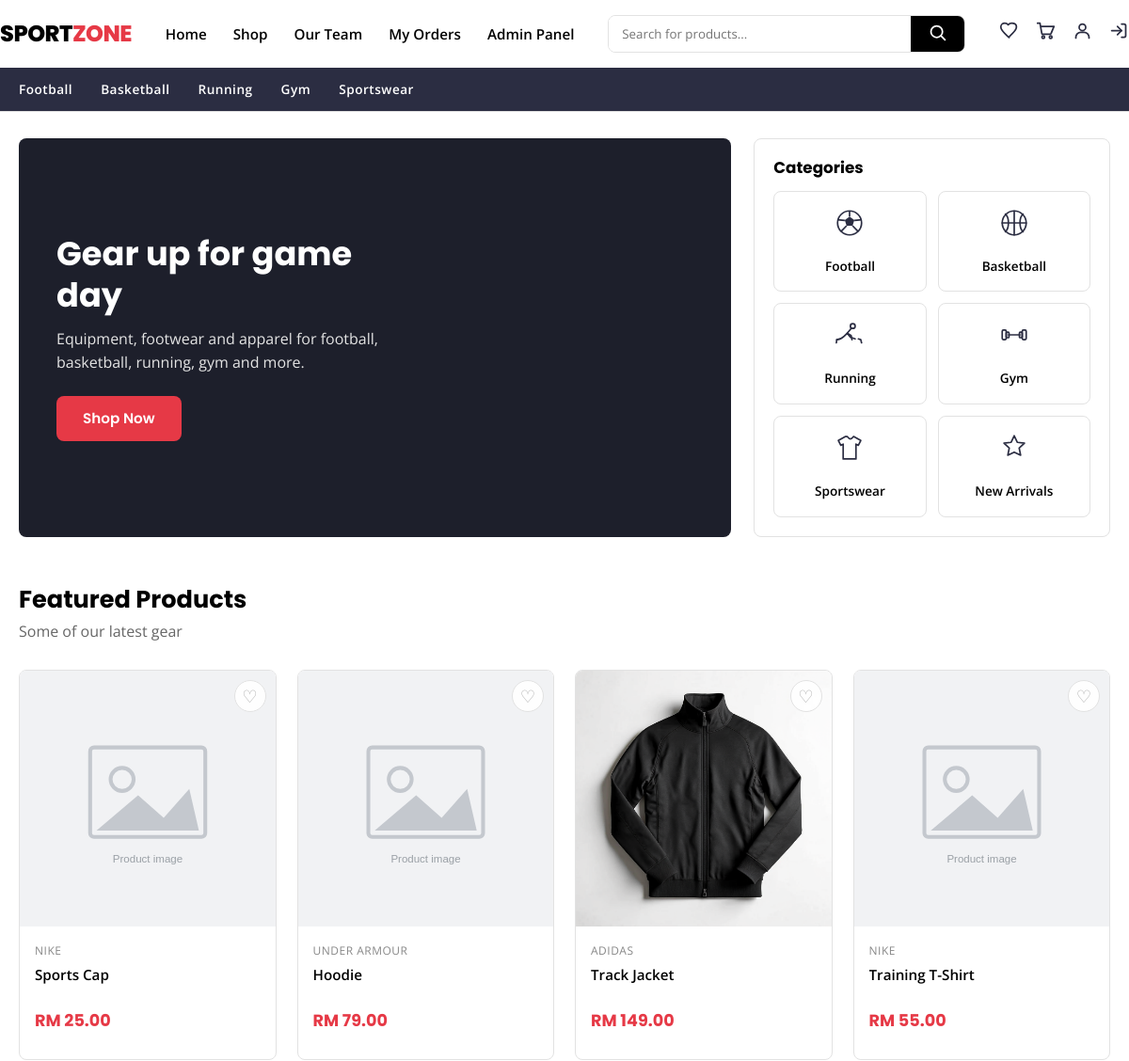
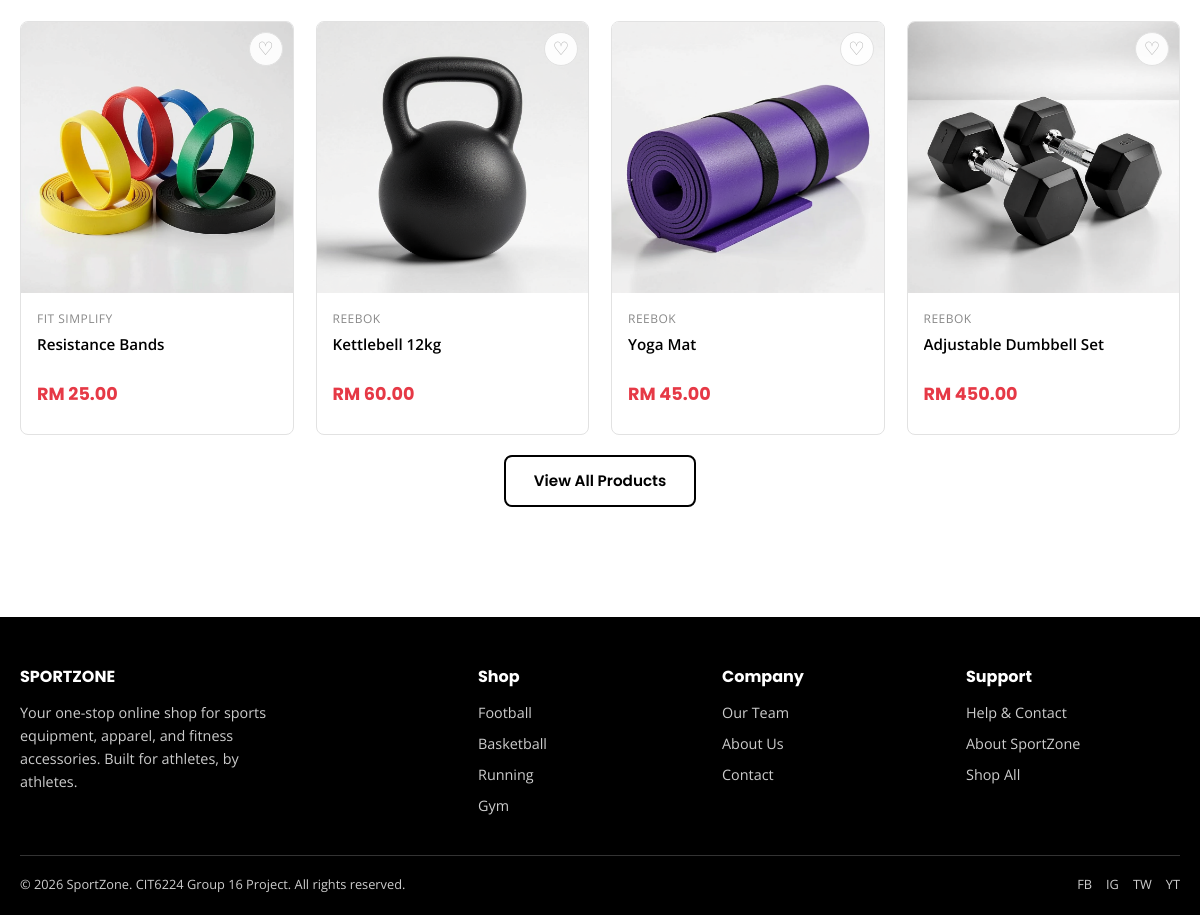
The page / (signed in) on the database its author committed (2 pictures, top to bottom).
### tables this page shows
CREATE TABLE categories (
    category_id  INT AUTO_INCREMENT PRIMARY KEY,
    name         VARCHAR(50) NOT NULL,
    slug         VARCHAR(50) NOT NULL UNIQUE,
    icon         VARCHAR(10) DEFAULT NULL
);

CREATE TABLE products (
    product_id   INT AUTO_INCREMENT PRIMARY KEY,
    category_id  INT NOT NULL,
    name         VARCHAR(150) NOT NULL,
    description  TEXT,
    brand        VARCHAR(50)  DEFAULT NULL,
    price        DECIMAL(10,2) NOT NULL,
    stock        INT NOT NULL DEFAULT 0,
    sizes        VARCHAR(100) DEFAULT NULL,
    image        VARCHAR(255) DEFAULT NULL,
    created_at   TIMESTAMP DEFAULT CURRENT_TIMESTAMP,
    FOREIGN KEY (category_id) REFERENCES categories(category_id) ON DELETE CASCADE
);

### index.php (the view, shortened to what this page needs)
<?php
require_once 'includes/db_connect.php';
require_once 'includes/functions.php';
include 'includes/head.php';
include 'includes/header.php';
$featured = $conn->query("SELECT * FROM products ORDER BY created_at DESC, product_id DESC LIMIT 8");
$categories = $conn->query("SELECT * FROM categories");
$wishIds = get_wishlist_ids($conn);
?>
<section class="container home-top">
    <div class="hero-banner">
        <div class="hero-text">
            <h1>Gear up for game day</h1>
            <p>Equipment, footwear and apparel for football, basketball, running, gym and more.</p>
            <a href="products.php" class="btn btn-primary">Shop Now</a>
        </div>
    </div>
    <div class="home-cats">
        <h3>Categories</h3>
        <div class="home-cats-grid">
            <?php while ($cat = $categories->fetch_assoc()): ?>
                <a href="products.php?category=<?= sanitize($cat['slug']) ?>" class="cat-card">
                    <span class="cat-icon"><?= icon('cat-' . $cat['slug'] . '.svg', $cat['icon'], $cat['name']) ?></span>
                    <span><?= sanitize($cat['name']) ?></span>
                </a>
            <?php endwhile; ?>
            <a href="products.php?sort=newest" class="cat-card">
                <span class="cat-icon"><?= icon('cat-new.svg', '✨', 'New Arrivals') ?></span>
                <span>New Arrivals</span>
            </a>
        </div>
    </div>
</section>
<section class="section">
    <div class="container">
        <h2 class="section-title">Featured Products</h2>
        <p class="section-subtitle">Some of our latest gear</p>
        <div class="product-grid">
            <?php while ($p = $featured->fetch_assoc()): ?>
                <div class="product-card">
                    <?php if (is_logged_in()): $fav = in_array($p['product_id'], $wishIds); ?>
                        <button class="wish-btn js-wish <?= $fav ? 'active' : '' ?>" data-id="<?= $p['product_id'] ?>" title="Wishlist"><?= $fav ? '♥' : '♡' ?></button>
                    <?php endif; ?>
                    <a href="product-details.php?id=<?= $p['product_id'] ?>">
                        <div class="img-wrap">
                            <img src="<?= product_image_url($p['image']) ?>" alt="<?= sanitize($p['name']) ?>">
                        </div>
                        <div class="info">
                            <div class="brand"><?= sanitize($p['brand']) ?></div>
                            <div class="name"><?= sanitize($p['name']) ?></div>
                            <div class="price"><?= money($p['price']) ?></div>
                        </div>
                    </a>
                </div>
            <?php endwhile; ?>
        </div>
        <div class="text-center mt-2">
            <a href="products.php" class="btn btn-outline">View All Products</a>
        </div>
    </div>
</section>
<?php include 'includes/footer.php'; ?>

### includes/functions.php (shortened to what this page needs)
<?php
function sanitize($data) {
    return htmlspecialchars(trim($data), ENT_QUOTES, 'UTF-8');
}
function is_logged_in() {
    return isset($_SESSION['user_id']);
}
function money($amount) {
    return CURRENCY . ' ' . number_format((float) $amount, 2);
}
function icon($file, $emoji, $label = '') {
    $src = BASE_URL . 'assets/images/icons/' . $file;
    $alt = htmlspecialchars($label, ENT_QUOTES);
    return '<span class="ic"><img src="' . $src . '" alt="' . $alt . '" '
         . 'onerror="this.style.display=\'none\';this.nextElementSibling.style.display=\'inline-flex\';">'
         . '<span class="ic-fb" style="display:none;">' . $emoji . '</span></span>';
}
function product_image_url($image) {
    if (!empty($image) && file_exists(UPLOAD_PATH . $image)) {
        return UPLOAD_URL . rawurlencode($image);
    }
    return BASE_URL . 'assets/images/placeholder.svg';
}
function get_wishlist_ids($conn) {
    $ids = [];
    $stmt = $conn->prepare("SELECT product_id FROM wishlist WHERE user_id = ?");
    $stmt->bind_param("i", $_SESSION['user_id']);
    $stmt->execute();
    $res = $stmt->get_result();
    return $ids;
}

### assets/css/style.css (style rules this page uses)
:root { --color-primary: #000000; --color-white: #ffffff; --color-accent: #E63946; --color-accent-dark: #c92a37; --color-secondary: #2B2D42; --color-bg-light: #F8F9FA; --color-border: #e2e2e2; --color-success: #2a9d57; --color-warning: #e9a23b; --color-danger: #d9363e; --font-heading: 'Poppins', sans-serif; --font-body: 'Open Sans', sans-serif; --radius: 8px; --shadow: 0 2px 10px rgba(0,0,0,0.08); --shadow-hover: 0 8px 20px rgba(0,0,0,0.15); --transition: all 0.2s ease-in-out; }
* { margin: 0; padding: 0; box-sizing: border-box; }
html { scroll-behavior: smooth; }
body { font-family: var(--font-body); color: var(--color-primary); background: var(--color-white); line-height: 1.6; }
h1, h2, h3, h4, h5 { font-family: var(--font-heading); font-weight: 700; line-height: 1.25; }
a { text-decoration: none; color: inherit; }
img { max-width: 100%; display: block; }
button { font-family: var(--font-body); cursor: pointer; border: none; }
.container { max-width: 1200px; margin: 0 auto; padding: 0 20px; }
.btn { display: inline-block; padding: 12px 28px; border-radius: var(--radius); font-family: var(--font-heading); font-weight: 600; font-size: 0.95rem; transition: var(--transition); text-align: center; }
.btn-primary { background: var(--color-accent); color: var(--color-white); }
.btn-outline { background: transparent; border: 2px solid var(--color-primary); color: var(--color-primary); }
.ic { display: inline-flex; align-items: center; justify-content: center; }
.ic img { width: 21px; height: 21px; object-fit: contain; vertical-align: middle; }
.search-bar button .ic img { filter: invert(1) brightness(2); }
.wish-btn { position: absolute; top: 10px; right: 10px; z-index: 2; width: 34px; height: 34px; border-radius: 50%; background: rgba(255,255,255,0.92); border: 1px solid var(--color-border); font-size: 1.15rem; line-height: 1; color: #b0b0b0; display: flex; align-items: center; justify-content: center; transition: var(--transition); }
.cat-icon .ic img { width: 34px; height: 34px; }
.home-top { display: grid; grid-template-columns: 2fr 1fr; gap: 24px; margin-top: 28px; }
.hero-banner { position: relative; border-radius: var(--radius); overflow: hidden; background: #1d1f2b; min-height: 340px; display: flex; align-items: center; }
.hero-text { position: relative; padding: 40px; color: #fff; max-width: 460px; }
.hero-text h1 { font-size: 2.2rem; margin-bottom: 12px; }
.hero-text p { margin-bottom: 22px; color: #e4e4e4; }
.home-cats { border: 1px solid var(--color-border); border-radius: var(--radius); padding: 20px; background: var(--color-white); }
.home-cats h3 { margin-bottom: 14px; font-size: 1.05rem; }
.home-cats-grid { display: grid; grid-template-columns: 1fr 1fr; gap: 12px; }
.cat-card { display: flex; flex-direction: column; align-items: center; gap: 6px; padding: 16px 8px; border: 1px solid var(--color-border); border-radius: var(--radius); text-align: center; font-size: 0.85rem; font-weight: 600; transition: var(--transition); }
.cat-icon { font-size: 1.6rem; }
.section { padding: 50px 0; }
.section-title { font-size: 1.6rem; margin-bottom: 6px; }
.section-subtitle { color: #666; margin-bottom: 28px; }
.product-grid { display: grid; grid-template-columns: repeat(4, 1fr); gap: 22px; }
.product-card { background: var(--color-white); border: 1px solid var(--color-border); border-radius: var(--radius); overflow: hidden; transition: var(--transition); position: relative; }
.product-card .img-wrap { aspect-ratio: 1 / 1; background: var(--color-bg-light); display: flex; align-items: center; justify-content: center; overflow: hidden; }
.product-card .img-wrap img { width: 100%; height: 100%; object-fit: cover; }
.product-card .info { padding: 16px; }
.product-card .brand { font-size: 0.75rem; color: #888; text-transform: uppercase; letter-spacing: 0.5px; }
.product-card .name { font-weight: 600; margin: 4px 0 8px; font-size: 0.95rem; display: -webkit-box; -webkit-line-clamp: 2; -webkit-box-orient: vertical; overflow: hidden; min-height: 2.6em; }
.product-card .price { font-family: var(--font-heading); font-weight: 700; color: var(--color-accent); font-size: 1.1rem; margin-bottom: 10px; }
.text-center { text-align: center; }
.mt-2 { margin-top: 20px; }

### rows shown on the page
categories: shows a picture, name "Football"
categories: shows a picture, name "Basketball"
categories: shows a picture, name "Running"
categories: shows a picture, name "Gym"
categories: shows a picture, name "Sportswear"
products: brand "NIKE", name "Sports Cap", price "RM 25.00"
products: brand "UNDER ARMOUR", name "Hoodie", price "RM 79.00"
products: image (picture), brand "ADIDAS", name "Track Jacket", price "RM 149.00"
products: brand "NIKE", name "Training T-Shirt", price "RM 55.00"
products: image (picture), brand "FIT SIMPLIFY", name "Resistance Bands", price "RM 25.00"
products: image (picture), brand "REEBOK", name "Kettlebell 12kg", price "RM 60.00"
products: image (picture), brand "REEBOK", name "Yoga Mat", price "RM 45.00"
products: image (picture), brand "REEBOK", name "Adjustable Dumbbell Set", price "RM 450.00"
